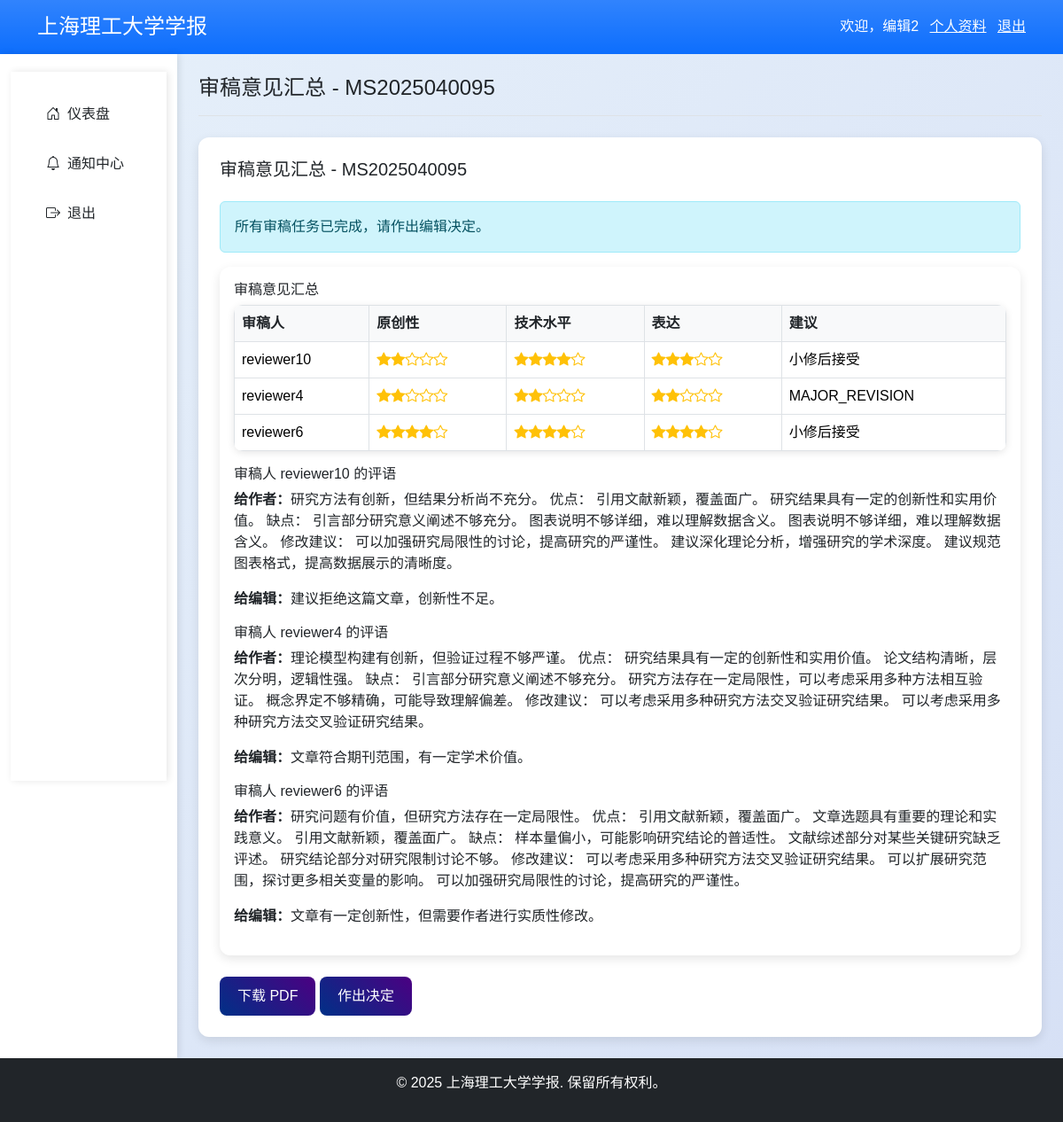
Page /editor/review-summary/MS2025040095/ (signed in) on the committed database.
### accounts/models.py (models this page shows, shortened)
class UserProfile(models.Model):
    user = models.OneToOneField(User, on_delete=models.CASCADE, related_name="profile")
    full_name = models.CharField("姓名", max_length=50)
    institution = models.CharField("单位", max_length=200)
    title = models.CharField("职称", max_length=50, blank=True)
    email = models.EmailField("电子邮箱", unique=True)
    phone = models.CharField(
        "电话", max_length=20, validators=[RegexValidator(r'^\+?\d{10,15}$', "电话格式无效")])
    orcid = models.CharField("ORCID", max_length=50, blank=True)
    research_fields = models.ManyToManyField(ResearchField, verbose_name="研究领域")
    class Meta:
        verbose_name = "用户资料"
        verbose_name_plural = "用户资料"

### manuscripts/models.py (models this page shows, shortened)
class Manuscript(models.Model):
    manuscript_id = models.CharField("稿件编号", max_length=20, unique=True)
    STATUS_CHOICES = [
        ('DRAFT', '草稿'),
        ('SUBMITTED', '已提交'),
        ('UNDER_REVIEW', '外审中'),
        ('REVISION_REQUIRED', '需要修改'),
        ('REVISED', '已修改'),
        ('ACCEPTED', '已接受'),
        ('REJECTED', '已拒绝'),
        ('REJECT_INITIAL', '初审拒绝'),
        ('PUBLISHED', '已发表'),
    ]
    STATUS_CHOICES_DICT = dict(STATUS_CHOICES)
    status = models.CharField("状态", max_length=30, choices=STATUS_CHOICES, default='DRAFT')
    title_cn = models.CharField("中文标题", max_length=200)
    title_en = models.CharField("英文标题", max_length=200)
    authors = models.TextField("作者列表")
    affiliations = models.TextField("作者单位")
    corresponding_author = models.CharField("通讯作者", max_length=100)
    submitter = models.ForeignKey(User, on_delete=models.CASCADE, related_name="submitted_manuscripts")
    type = models.ForeignKey(ManuscriptType, on_delete=models.SET_NULL, null=True, verbose_name="稿件类型")
    abstract_cn = models.TextField("中文摘要")
    abstract_en = models.TextField("英文摘要")
    keywords_cn = models.CharField("中文关键词", max_length=200)
    keywords_en = models.CharField("英文关键词", max_length=200)
    category_number = models.CharField("中图分类号", max_length=50, blank=True)
    research_field = models.ForeignKey(ResearchField, on_delete=models.SET_NULL, null=True, verbose_name="研究领域")
    similarity_rate = models.FloatField(
        "查重率", default=0.0, validators=[MinValueValidator(0.0), MaxValueValidator(100.0)])
    manuscript_file = models.FileField("原稿文件", upload_to="manuscripts/")
    revised_file = models.FileField("修改稿文件", upload_to="manuscripts/revised/", blank=True)
    additional_file = models.FileField("附加文件", upload_to="manuscripts/additional/", blank=True)
    created_at = models.DateTimeField("创建时间", auto_now_add=True)
    updated_at = models.DateTimeField("更新时间", auto_now=True)
    submit_date = models.DateTimeField("提交时间", null=True, blank=True)
    handling_editor = models.ForeignKey(
        User, on_delete=models.SET_NULL, related_name="handling_manuscripts", null=True, blank=True, verbose_name="责任编辑"
    )
    decision_date = models.DateTimeField("决定时间", null=True, blank=True)
    publish_date = models.DateField("出版日期", null=True, blank=True)
    volume = models.IntegerField("卷号", null=True, blank=True)
    issue = models.IntegerField("期号", null=True, blank=True)
    class Meta:
        verbose_name = "稿件"
        verbose_name_plural = "稿件"

### review_process/models.py (models this page shows, shortened)
class ReviewAssignment(models.Model):
    manuscript = models.ForeignKey(Manuscript, on_delete=models.CASCADE, related_name="review_assignments")
    reviewer = models.ForeignKey(User, on_delete=models.CASCADE, related_name="review_assignments")
    assigned_by = models.ForeignKey(User, on_delete=models.CASCADE, related_name="assigned_reviews")
    STATUS_CHOICES = [
        ('INVITED', '已邀请'),
        ('ACCEPTED', '已接受'),
        ('DECLINED', '已拒绝'),
        ('IN_PROGRESS', '审稿中'),
        ('COMPLETED', '已完成'),
    ]
    status = models.CharField("状态", max_length=20, choices=STATUS_CHOICES, default='INVITED')
    invited_date = models.DateTimeField("邀请日期", auto_now_add=True)
    response_date = models.DateTimeField("响应日期", null=True, blank=True)
    due_date = models.DateTimeField("截止日期", null=True, blank=True)
    completion_date = models.DateTimeField("完成日期", null=True, blank=True)
    decline_reason = models.TextField("拒绝原因", blank=True)
    class Meta:
        verbose_name = "审稿任务"
        verbose_name_plural = "审稿任务"
        unique_together = ('manuscript', 'reviewer')  # 防止重复分配

class ReviewForm(models.Model):
    assignment = models.OneToOneField(ReviewAssignment, on_delete=models.CASCADE, related_name="review_form")
    originality_score = models.IntegerField(
        "原创性评分", null=True, blank=True, validators=[MinValueValidator(1), MaxValueValidator(5)]
    )
    technical_score = models.IntegerField(
        "技术水平评分", null=True, blank=True, validators=[MinValueValidator(1), MaxValueValidator(5)]
    )
    presentation_score = models.IntegerField(
        "表达清晰度评分", null=True, blank=True, validators=[MinValueValidator(1), MaxValueValidator(5)]
    )
    comments_to_author = models.TextField("给作者的评语", blank=True)
    comments_to_editor = models.TextField("给编辑的评语", blank=True)
    DECISION_CHOICES = [
        ('ACCEPT', '接受'),
        ('MINOR_REVISION', '小修后接受'),
        ('REJECT', '拒绝'),
    ]
    decision = models.CharField("建议决定", max_length=20, choices=DECISION_CHOICES, null=True, blank=True)
    created_at = models.DateTimeField("创建时间", auto_now_add=True)
    updated_at = models.DateTimeField("更新时间", auto_now=True)
    class Meta:
        verbose_name = "评审表"
        verbose_name_plural = "评审表"

### editor/views.py (the view, shortened to what this page needs)
# urls.py: path('review-summary/<str:manuscript_id>/', views.review_summary, name='review_summary'),
@login_required
def review_summary(request, manuscript_id):
    manuscript = get_object_or_404(Manuscript, manuscript_id=manuscript_id, status__in=['UNDER_REVIEW', 'REVISION_REQUIRED', 'REVISED'])
    if 'Editor' not in UserRole.objects.filter(user=request.user, is_active=True).values_list('role__name', flat=True):
        return HttpResponseForbidden("无权限访问")
    assignments = ReviewAssignment.objects.filter(manuscript=manuscript, status='COMPLETED')
    return render(request, 'editor/review_summary.html', {'manuscript': manuscript, 'assignments': assignments})

### templates/editor/review_summary.html
{% extends "base.html" %}
{% block page_title %}审稿意见汇总 - {{ manuscript.manuscript_id }}{% endblock %}
{% block content %}
<div class="card shadow">
  <div class="card-body p-4">
    <h2 class="card-title h5 mb-4">审稿意见汇总 - {{ manuscript.manuscript_id }}</h2>
    {% if manuscript.status == 'REVISION_REQUIRED' %}
      <div class="alert alert-info">所有审稿任务已完成，请作出编辑决定。</div>
    {% endif %}
    {% include "components/review_summary.html" with assignments=assignments %}
    <div class="mt-4">
      <a href="?download=pdf" class="btn btn-primary bg-gradient">下载 PDF</a>
      <a href="{% url 'decision_form' manuscript.manuscript_id %}" class="btn btn-primary bg-gradient">作出决定</a>
    </div>
  </div>
</div>
{% endblock %}

### templates/components/header.html
<header class="bg-primary bg-gradient text-white py-3">
  <div class="container d-flex justify-content-between align-items-center">
    <h1 class="h4 mb-0">上海理工大学学报</h1>
    {% if user.is_authenticated %}
      <div>
        <span>欢迎，{{ user.profile.full_name }}</span>
        <a href="{% url 'profile' %}" class="text-white mx-2">个人资料</a>
        <a href="{% url 'logout' %}" class="text-white">退出</a>
      </div>
    {% else %}
      <div>
        <a href="{% url 'login' %}" class="text-white mx-2">登录</a>
        <a href="{% url 'register' %}" class="text-white">注册</a>
      </div>
    {% endif %}
  </div>
</header>

### templates/components/review_summary.html
<div class="card mb-4">
  <div class="card-body">
    <h3 class="h6">审稿意见汇总</h3>
    <table class="table table-bordered">
      <thead>
        <tr>
          <th>审稿人</th>
          <th>原创性</th>
          <th>技术水平</th>
          <th>表达</th>
          <th>建议</th>
        </tr>
      </thead>
      <tbody>
        {% for assignment in assignments %}
          <tr>
            <td>{{ assignment.reviewer.username }}</td>
            <td>{% include "components/review_score.html" with score=assignment.review_form.originality_score %}</td>
            <td>{% include "components/review_score.html" with score=assignment.review_form.technical_score %}</td>
            <td>{% include "components/review_score.html" with score=assignment.review_form.presentation_score %}</td>
            <td>{{ assignment.review_form.get_decision_display }}</td>
          </tr>
        {% endfor %}
      </tbody>
    </table>
    {% for assignment in assignments %}
      <div class="mt-3">
        <h4 class="h6">审稿人 {{ assignment.reviewer.username }} 的评语</h4>
        <p><strong>给作者：</strong>{{ assignment.review_form.comments_to_author }}</p>
        <p><strong>给编辑：</strong>{{ assignment.review_form.comments_to_editor }}</p>
      </div>
    {% endfor %}
  </div>
</div>

### templates/components/review_score.html
<div class="d-flex align-items-center">
  {% for i in "12345" %}
    <i class="bi bi-star{% if i|add:0 <= score %}-fill{% endif %} text-warning"></i>
  {% endfor %}
</div>

### static/css/custom.css (style rules this page uses)
body { background: linear-gradient(135deg, #e6f0fa 0%, #d6e0f5 100%) !important; font-family: 'Arial', sans-serif; color: #212529; }
.card { border-radius: 12px !important; border: none !important; background: #ffffff !important; box-shadow: 0 4px 12px rgba(0, 0, 0, 0.1) !important; transition: transform 0.2s ease, box-shadow 0.2s ease; }
.btn-primary.bg-gradient { background: linear-gradient(45deg, #003087, #4B0082) !important; border: none !important; color: #ffffff !important; padding: 10px 20px; font-weight: 500; border-radius: 8px !important; transition: all 0.3s ease; }
.table { background: #ffffff !important; border-radius: 10px !important; overflow: hidden; box-shadow: 0 2px 8px rgba(0, 0, 0, 0.1) !important; }
.table th { background: #f8f9fa !important; color: #212529 !important; font-weight: 600; }

### rows in the picture
Manuscript: manuscript_id "MS2025040095"
ReviewAssignment: reviewer.username "reviewer10", review_form.decision "小修后接受", review_form.comments_to_author "研究方法有创新，但结果分析尚不充分。 优点： 引用文献新颖，覆盖面广。 研究结果具有一定的创新性和实用价值。 缺点： 引言部分研究意义阐述不够充分。 图表说明不够详细，难以理解数据含义。 图表说明不够详细，难以理解数据含义。 修改建议： 可以加强研究局限性的讨论，提高研究的严谨性。 建议深化理论分析，增强研究的学术深度。 建议规范图表格式，提高数据展示的清晰度。", review_form.comments_to_editor "建议拒绝这篇文章，创新性不足。"
ReviewAssignment: reviewer.username "reviewer4", review_form.decision "MAJOR_REVISION", review_form.comments_to_author "理论模型构建有创新，但验证过程不够严谨。 优点： 研究结果具有一定的创新性和实用价值。 论文结构清晰，层次分明，逻辑性强。 缺点： 引言部分研究意义阐述不够充分。 研究方法存在一定局限性，可以考虑采用多种方法相互验证。 概念界定不够精确，可能导致理解偏差。 修改建议： 可以考虑采用多种研究方法交叉验证研究结果。 可以考虑采用多种研究方法交叉验证研究结果。", review_form.comments_to_editor "文章符合期刊范围，有一定学术价值。"
ReviewAssignment: reviewer.username "reviewer6", review_form.decision "小修后接受", review_form.comments_to_author "研究问题有价值，但研究方法存在一定局限性。 优点： 引用文献新颖，覆盖面广。 文章选题具有重要的理论和实践意义。 引用文献新颖，覆盖面广。 缺点： 样本量偏小，可能影响研究结论的普适性。 文献综述部分对某些关键研究缺乏评述。 研究结论部分对研究限制讨论不够。 修改建议： 可以考虑采用多种研究方法交叉验证研究结果。 可以扩展研究范围，探讨更多相关变量的影响。 可以加强研究局限性的讨论，提高研究的严谨性。", review_form.comments_to_editor "文章有一定创新性，但需要作者进行实质性修改。"

### other values in the picture
{{ user.profile.full_name }} "编辑2"
